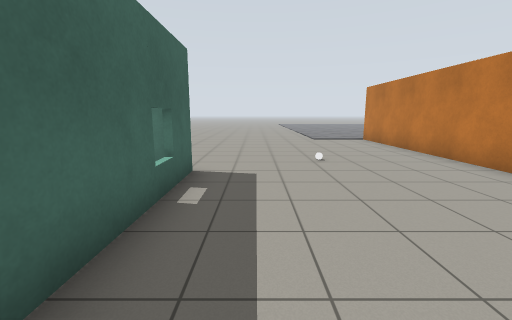
view 1 (above)

19 first-person views from a walk through a robot-simulator world made for Gazebo. The camera is 1.2 m above the floor, tilts 10° down and sees 90° across. Floor lines are 1 m apart. The floor is counted in squares, 1 m on a side. Each view is taken from the middle of a square. On the plan, view 1 faces up. The plan holds only what a view shows up to about 12 squares ahead; the rest is blank. The place goes on beyond the plan. The robots in the file are not drawn. Gazebo's built-in surfaces are drawn with simple patterns. Simple shapes stand in for some stock models. Some surface patterns are stand-ins.

view 2
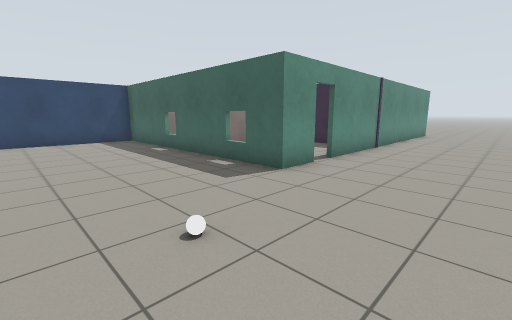

view 3
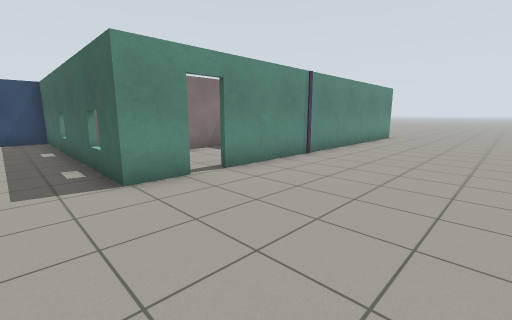

view 4
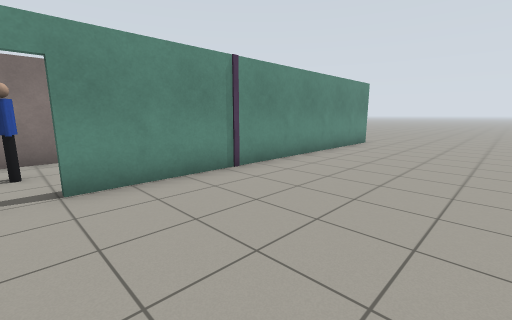

view 5
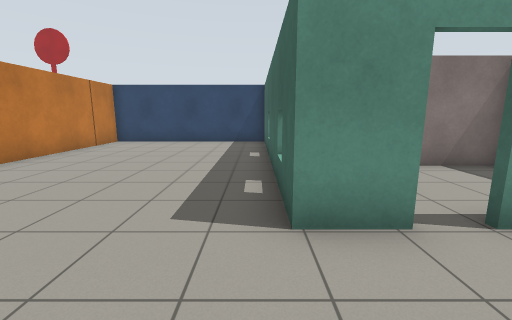

view 6
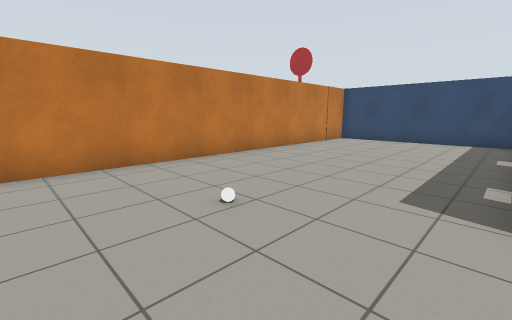

view 7
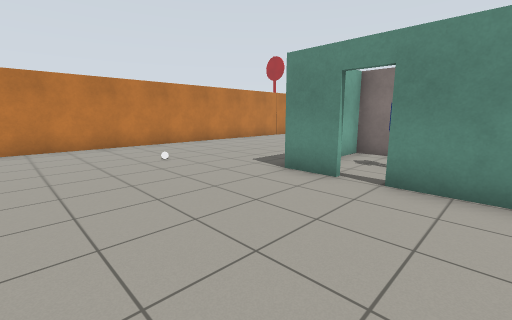

view 8
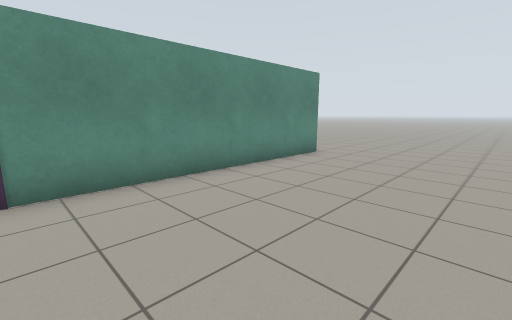

view 9
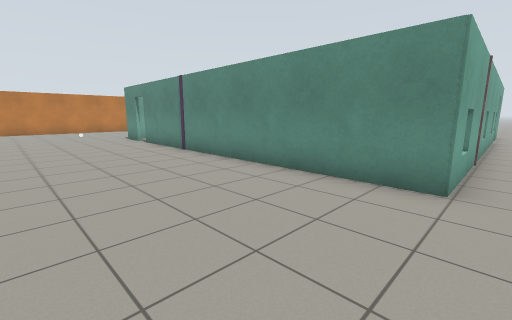

view 10
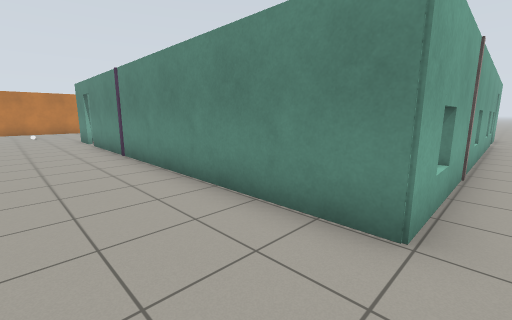

view 11
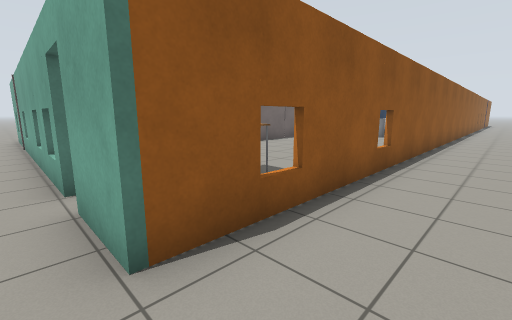

view 12
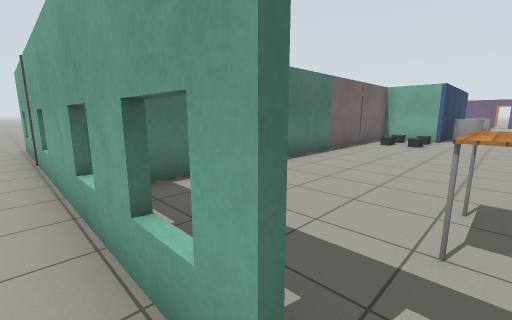

view 13
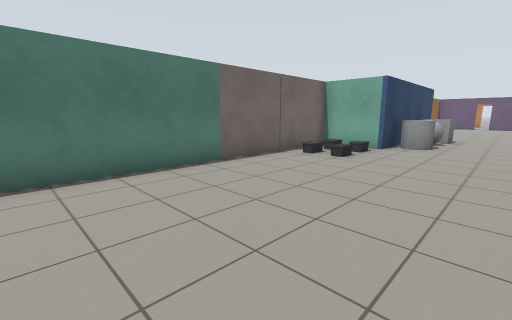

view 14
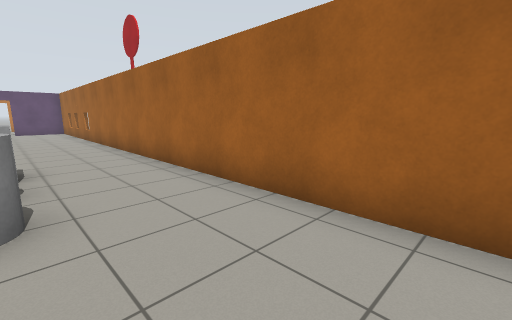

view 15
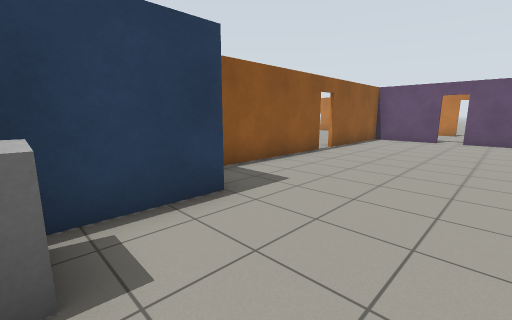

view 16
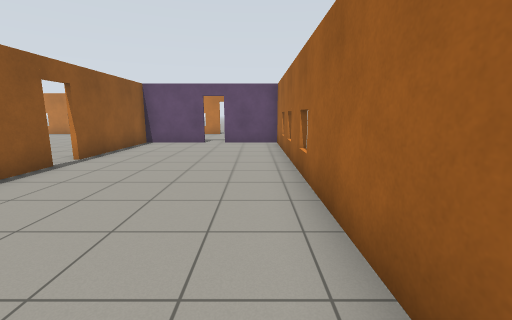

view 17
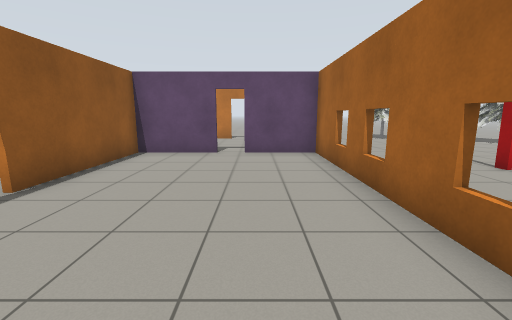

view 18
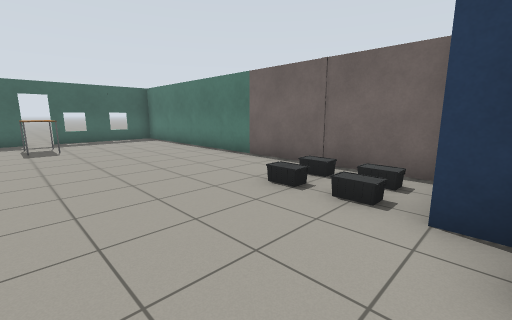

view 19
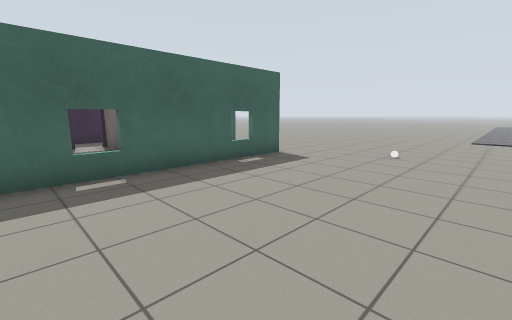

### Floor plan
Ten units are one square. View 1 is at (0, 0); x grows to the right and y downward. Boxes are objects, and circles mark ways between rooms. Rooms are numbered by the first view taken in them; rooms with no view inside come last. Other rooms are left out.
<svg viewBox="-160 -110 370 290">
<path fill="none" stroke="#000" d="M-27 -54 -14 -54 -14 36 53 36 53 -105M-96 -54 -35 -54M-144 -54 -114 -54M4 81 -144 81 -144 62M-144 55 -144 -54M-41 79 162 79 162 56M55 38 -15 38 -15 15 -141 15M110 22 66 22M-143 62 -143 71M-143 29 -143 55M162 49 162 22 118 22M-68 -35 -68 -28M-67 -20 -15 -20 -15 -31M-19 -53 -28 -53"/>
<rect x="15" y="-75" width="10" height="10" fill="#bbb"><title>white ball</title></rect>
<rect x="135" y="115" width="10" height="10" fill="#bbb"><title>other object</title></rect>
<rect x="175" y="155" width="30" height="20" fill="#bbb"><title>pine tree</title></rect>
<rect x="-125" y="55" width="20" height="10" fill="#bbb"><title>table</title></rect>
<rect x="-45" y="25" width="10" height="10" fill="#bbb"><title>other object</title></rect>
<rect x="-45" y="15" width="10" height="10" fill="#bbb"><title>other object</title></rect>
<rect x="-35" y="25" width="20" height="10" fill="#bbb"><title>other object</title></rect>
<rect x="-35" y="15" width="20" height="10" fill="#bbb"><title>other object</title></rect>
<rect x="-5" y="45" width="40" height="10" fill="#bbb"><title>other object</title></rect>
<rect x="-35" y="-45" width="10" height="20" fill="#bbb"><title>person</title></rect>
<circle cx="-155" cy="-60" r="3" fill="#2a7"/>
<circle cx="-30" cy="-50" r="3" fill="#2a7"/>
<circle cx="-140" cy="60" r="3" fill="#2a7"/>
<text x="-30" y="-60">1</text>
<text x="10" y="120">2</text>
<text x="0" y="50">3</text>
<text x="-50" y="-40">4</text>
</svg>
Room 1 opens to room 2. Room 1 opens to room 4. Room 2 opens to room 3.

Where each view was taken, in squares from view 1:
view 1: 0 up, 0 right, facing up
view 2: 9 up, 3 right, facing down-left
view 3: 10 up, 0 right, facing down-left
view 4: 10 up, 3 left, facing down-left
view 5: 8 up, 1 left, facing down
view 6: 9 up, 1 left, facing down-right
view 7: 10 up, 5 left, facing down-right
view 8: 10 up, 7 left, facing down-left
view 9: 10 up, 15 left, facing down-right
view 10: 8 up, 15 left, facing down-right
view 11: 10 down, 15 left, facing up-right
view 12: 6 down, 15 left, facing up-right
view 13: 7 down, 11 left, facing up-right
view 14: 5 down, 4 left, facing down-right
view 15: 7 down, 3 right, facing up-right
view 16: 7 down, 5 right, facing right
view 17: 6 down, 8 right, facing right
view 18: 7 down, 1 left, facing up-left
view 19: 1 down, 4 right, facing up-left
